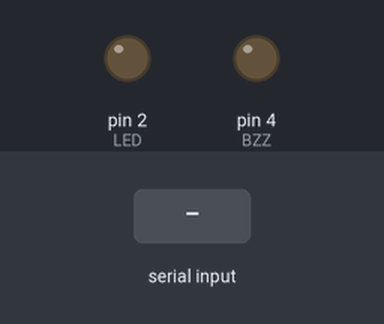
Bench run of a sketch on a simulated Arduino Uno, built with avr-gcc and run on an emulated ATmega328P. Shown: output pins drawn as LEDs (lit = HIGH). The inputs (shaded band) are chosen by the test bench.

Above: at 1.2 s.
1.3 s: "1" received over Serial
At 2.2 s:
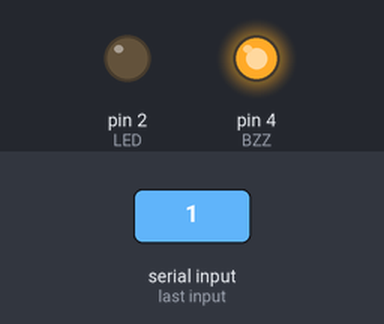
2.8 s: "2" received over Serial
At 3.3 s:
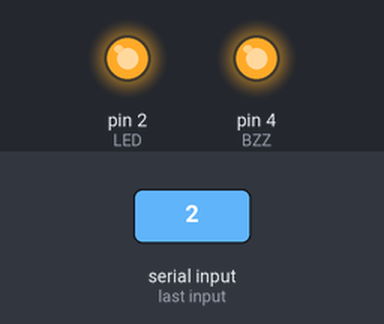
4.3 s: "1" received over Serial
At 5.7 s:
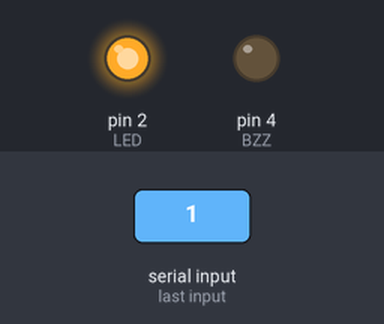
Timing chart, 0 to 7.3 s (numbered marks = the images above; inputs shaded):
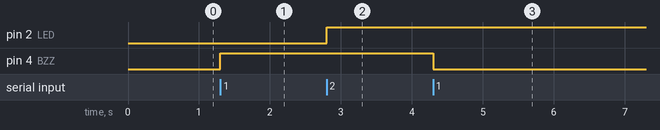

Measured:
- after the input at 1.3 s, pin 4 (BZZ): LOW → HIGH at once
- after the input at 2.8 s, pin 2 (LED): LOW → HIGH at once
- after the input at 4.3 s, pin 4 (BZZ): HIGH → LOW at once

The sketch:

exercicio3.ino
```cpp
int LED = 2;
int BZZ = 4;
char inv = "";

int stateLed = 0;
int stateBuzz = 0;

void setup() {

  Serial.begin(9600);
  pinMode(LED, OUTPUT);
  pinMode(BZZ, OUTPUT);
  digitalWrite(LED, LOW);
  digitalWrite(BZZ, LOW);

}

void loop() {

  inv = Serial.read();

  if (inv == '1') {
    stateBuzz = !stateBuzz;
  }
  if (inv == '2') {
    stateLed = !stateLed;
  }

  digitalWrite(BZZ, stateBuzz);
  digitalWrite(LED, stateLed);
}
```
